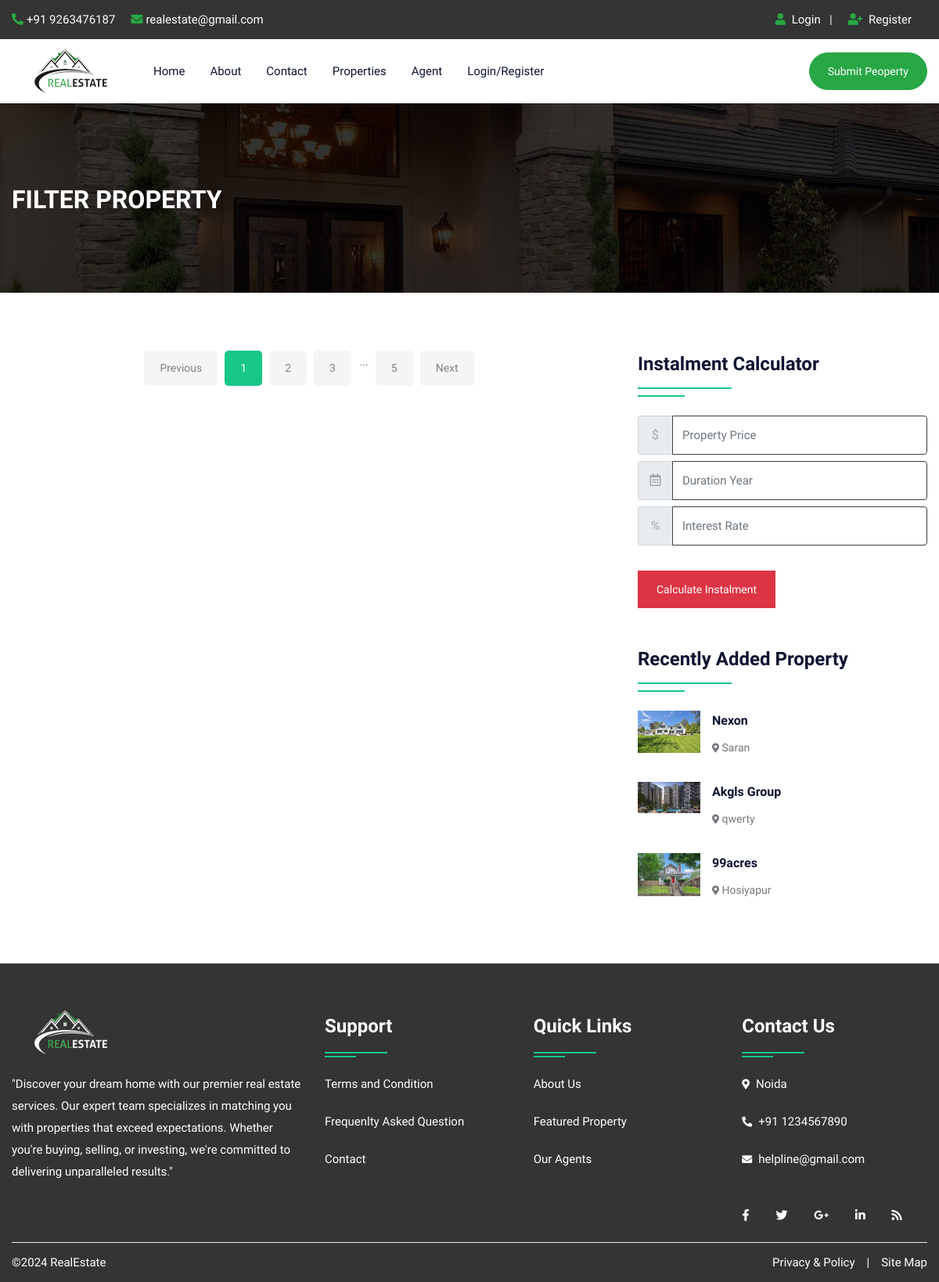
The page /propertygrid.php on the database its author committed.
### tables this page shows
CREATE TABLE `property` (
  `pid` int(50) NOT NULL,
  `title` varchar(200) NOT NULL,
  `pcontent` longtext NOT NULL,
  `type` varchar(100) NOT NULL,
  `bhk` varchar(50) NOT NULL,
  `stype` varchar(100) NOT NULL,
  `bedroom` int(50) NOT NULL,
  `bathroom` int(50) NOT NULL,
  `balcony` int(50) NOT NULL,
  `kitchen` int(50) NOT NULL,
  `hall` int(50) NOT NULL,
  `floor` varchar(50) NOT NULL,
  `size` int(50) NOT NULL,
  `price` int(50) NOT NULL,
  `location` varchar(200) NOT NULL,
  `city` varchar(100) NOT NULL,
  `state` varchar(100) NOT NULL,
  `feature` longtext NOT NULL,
  `pimage` varchar(300) NOT NULL,
  `pimage1` varchar(300) NOT NULL,
  `pimage2` varchar(300) NOT NULL,
  `pimage3` varchar(300) NOT NULL,
  `pimage4` varchar(300) NOT NULL,
  `uid` int(50) NOT NULL,
  `status` varchar(50) NOT NULL,
  `mapimage` varchar(300) NOT NULL,
  `topmapimage` varchar(300) NOT NULL,
  `groundmapimage` varchar(300) NOT NULL,
  `totalfloor` varchar(50) NOT NULL,
  `date` datetime NOT NULL DEFAULT current_timestamp(),
  `isFeatured` int(11) DEFAULT NULL
);

### propertygrid.php (the view, shortened to what this page needs)
<!DOCTYPE html>
<html lang="en">
<head>
<link rel="stylesheet" type="text/css" href="css/bootstrap.min.css">
<link rel="stylesheet" type="text/css" href="css/bootstrap-slider.css">
<link rel="stylesheet" type="text/css" href="css/jquery-ui.css">
<link rel="stylesheet" type="text/css" href="css/layerslider.css">
<link rel="stylesheet" type="text/css" href="css/color.css" id="color-change">
<link rel="stylesheet" type="text/css" href="css/owl.carousel.min.css">
<link rel="stylesheet" type="text/css" href="css/font-awesome.min.css">
<link rel="stylesheet" type="text/css" href="fonts/flaticon/flaticon.css">
<link rel="stylesheet" type="text/css" href="css/style.css">
</head>
<body>
<div id="page-wrapper">
    <div class="row">
		<?php include("include/header.php");?>
        <div class="banner-full-row page-banner" style="background-image:url('images/breadcromb.jpg');">
            <div class="container">
                <div class="row">
                    <div class="col-md-6">
                        <h2 class="page-name float-left text-white text-uppercase mt-1 mb-0"><b>Filter Property</b></h2>
                    </div>
                </div>
            </div>
        </div>
        <div class="full-row">
            <div class="container">
                <div class="row">
					<div class="col-lg-8">
                        <div class="row">
                           <div class="col-md-12">
                                <nav aria-label="Page navigation">
                                    <ul class="pagination justify-content-center mt-4">
                                        <li class="page-item disabled"> <span class="page-link">Previous</span> </li>
                                        <li class="page-item active" aria-current="page"> <span class="page-link"> 1 <span class="sr-only">(current)</span> </span> </li>
                                        <li class="page-item"><a class="page-link" href="#">2</a></li>
                                        <li class="page-item"><a class="page-link" href="#">3</a></li>
                                        <li class="page-item">...</li>
                                        <li class="page-item"><a class="page-link" href="#">5</a></li>
                                        <li class="page-item"> <a class="page-link" href="#">Next</a> </li>
                                    </ul>
                                </nav>
                            </div>
                        </div>
                    </div>
                    <div class="col-lg-4">
                        <div class="sidebar-widget">
                            <h4 class="double-down-line-left text-secondary position-relative pb-4 my-4">Instalment Calculator</h4>
						<form class="d-inline-block w-100" action="calc.php" method="post">
                            <div class="input-group mb-2 mr-sm-2">
                                <div class="input-group-prepend">
                                    <div class="input-group-text">$</div>
                                </div>
                                <input type="text" class="form-control" name="amount" placeholder="Property Price">
                            </div>
                            <div class="input-group mb-2 mr-sm-2">
                                <div class="input-group-prepend">
                                    <div class="input-group-text"><i class="far fa-calendar-alt"></i></div>
                                </div>
                                <input type="text" class="form-control" name="month" placeholder="Duration Year">
                            </div>
                            <div class="input-group mb-2 mr-sm-2">
                                <div class="input-group-prepend">
                                    <div class="input-group-text">%</div>
                                </div>
                                <input type="text" class="form-control" name="interest" placeholder="Interest Rate">
                            </div>
                            <button type="submit" value="submit" name="calc" class="btn btn-danger mt-4">Calculate Instalment</button>
                        </form>
                        </div>
                        <div class="sidebar-widget mt-5">
                            <h4 class="double-down-line-left text-secondary position-relative pb-4 mb-4">Recently Added Property</h4>
                            <ul class="property_list_widget">
								<?php
                                $sql = "SELECT * FROM `property` ORDER BY date DESC LIMIT 6";
								$query=mysqli_query($conn, $sql);
										while($row=mysqli_fetch_array($query))
										{
								?>
                                <li> <img src="admin/property/<?php echo $row['pimage'];?>" alt="pimage">
                                    <h6 class="text-secondary hover-text-success text-capitalize"><a href="propertydetail.php?pid=<?php echo $row['pid'];?>"><?php echo $row['title'];?></a></h6>
                                    <span class="font-14"><i class="fas fa-map-marker-alt icon-success icon-small"></i> <?php echo $row['location'];?></span>
                                </li>
                                <?php } ?>
                            </ul>
                        </div>
                    </div>
                </div>
            </div>
        </div>
		<?php include("include/footer.php");?>
    </div>
</div>
</body>
</html>

### css/color.css (style rules this page uses)
:root { --theme-ordinary-color: #74777b; }
:root { --theme-primary-color: #17c788; }
:root { --theme-secondary-color: #0d1432; }
:root { --theme-white-color: #fff; }
:root { --theme-light-color: #f8f8f8; }
:root { --theme-gray-color: #f5f5f5; }
:root { --theme-footer-color: #091b4b; }
:root { --theme-dark-color: #091b4b; }
:root { --text-light-color: #a3a7af; }
:root { --theme-primary-opacity-color: rgba(11, 191, 141, .8); }
:root { --theme-secondary-opacity-color: rgba(13,20,50,0.7); }
:root { --theme-white-opacity-color: rgba(255, 255, 255, 0.3); }
:root { --theme-dark-opacity-color: rgba(0, 0, 0, 0.5); }
:root { --theme-ordinary-font: 'Muli', sans-serif; }
:root { --theme-highlight-font: 'Comfortaa', cursive; }

### css/style.css (style rules this page uses)
.container, .container-fluid { transition: all 0.6s ease 0s; -moz-transition: all 0.6s ease 0s; -webkit-transition: all 0.6s ease 0s; -o-transition: all 0.6s ease 0s; }
#page-wrapper { padding-left: 15px; padding-right: 15px; background-color: #fff; overflow: hidden !important; position: relative; }
.text-ordinary, a.text-ordinary, .text-ordinary a, body, .dropdown-item, .footer-widget li a, .text-ordinary .jslider .jslider-label, .breadcrumb-item > a, .list-text-white a.dropdown-item { color: var(--theme-ordinary-color); }
.text-secondary, .text-secondary a, a.text-secondary, a.hover-text-secondary:hover, .hover-text-secondary:hover, .hover-text-secondary a:hover { color: var(--theme-secondary-color) !important; }
[class*="double-down-line"]::before, [class*="double-down-line"]::after { background-color: var(--theme-primary-color); }
.icon-small { font-size: 12px; }
.transation-3s, .transation-3s:hover, .hover-zoomer img, .hover-bg-white, a, a:hover, .btn, .btn:hover, .radio-check label, .message-list li .message-action, .timeline-item .circle, .timeline-item .date-time, .clip-item .fa-times { -moz-transition: all 300ms ease-in-out 0s; -webkit-transition: all 300ms ease-in-out 0s; -o-transition: all 300ms ease-in-out 0s; -ms-transition: all 300ms ease-in-out 0s; transition: all 300ms ease-in-out 0s; }
body { font-family: var(--theme-ordinary-font); font-size: 15px; line-height: 28px; }
h1, .h1, h2, .h2, h3, .h3, h4, .h4, h5, .h5, h6, .h6 { font-family: var(--theme-highlight-font); font-weight: 700; }
h4, .h4 { line-height: 35px; }
h6, .h6 { line-height: 25px; }
ul, ol { padding: 0; margin: 0; list-style: none; }
a, a:hover, .btn-link, .btn-link:hover { text-decoration: none; cousor: pointer; }
img { width: 100%; }
button, button:focus { border: none; outline: none; }
.btn { padding: 0px 23px; font-size: 14px; border-radius: 0; line-height: 46px; font-weight: 500; }
.full-row { position: relative; width: 100%; padding: 50px 0; }
.banner-full-row { position: relative; width: 100%; padding: 100px 0; }
[class*="double-down-line"] { position: relative; padding-bottom: 35px; }
[class*="double-down-line"]::before, [class*="double-down-line"]::after { content: ""; height: 2px; position: absolute; }
[class*="double-down-line"]::before { width: 120px; bottom: 10px; }
[class*="double-down-line"]::after { width: 60px; bottom: 0; }
[class*="double-down-line-left"]::before, [class*="double-down-line-left"]::after { left: 0; }
.font-14 { font-size: 14px; }
.form-control { font-family: var(--theme-ordinary-font); font-size: 15px; height: 50px; border-color: #483c3c; line-height: 35px; }
::placeholder { font: var(--theme-ordinary-font); font-size: 15px; font-weight: 400; color: #fff; }
.input-group-text { padding: 12px 0; width: 45px; text-align: center; display: inline-block; color: #a5a5a5; }
.property_list_widget li { margin-bottom: 30px; }
.property_list_widget li img { width: 80px; height: auto; float: left; margin-right: 15px; }
.pagination .page-item { margin-right: 10px; }
.pagination .page-item .page-link { color: #818181; border-radius: 5px; padding: 0 20px; border: none; background-color: #f5f5f5; font-size: 14px; line-height: 45px; }
.pagination .page-item .page-link:hover, .pagination .page-item.active .page-link { background-color: var(--theme-primary-color); color: #fff; }

### rows shown on the page
property: pimage (picture), title "Nexon", location "Saran"
property: pimage (picture), title "Akgls Group", location "qwerty"
property: pimage (picture), title "99acres", location "Hosiyapur"
